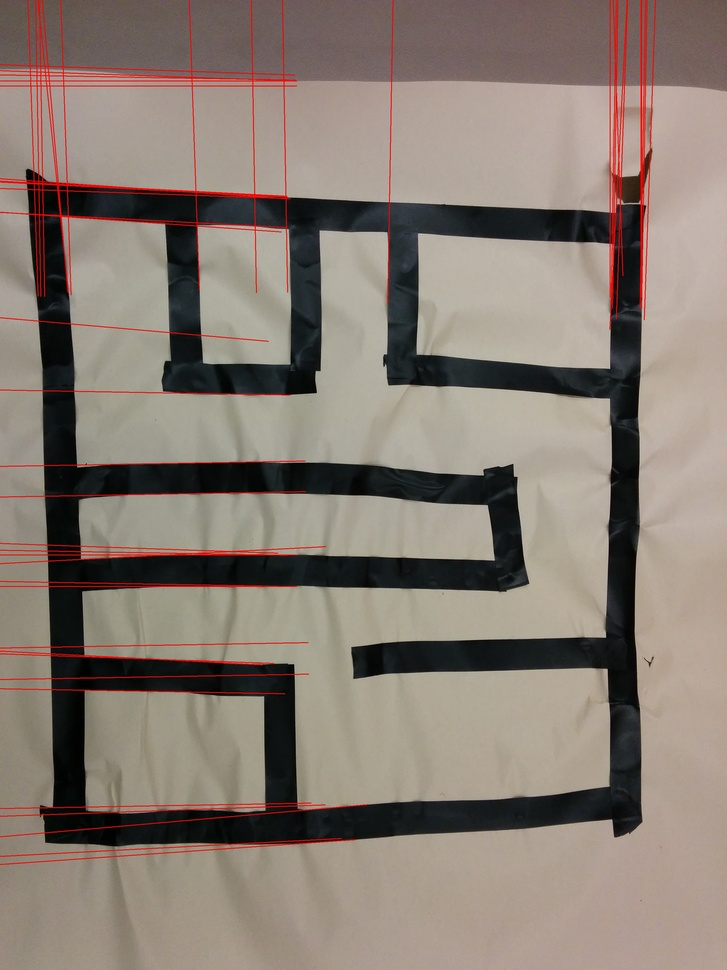
#> input picture ImageProcessing/houghlines3.jpg, 727 x 970 px, shrunk from 2448 x 3264 before the run, given in place of the camera
$ python detection.py   (older library calls are emulated)
#> lines starting #> are read from the running program, lines starting #| are printed output that depends on the picture; after the words box and inside, x2 and y2 are one past the last pixel; in counts of white or black regions, pixels touching at a corner belong together
import cv2
cam = cv2.VideoCapture(0)
s, img = cam.read()
#> img is the input picture: shape (970, 727, 3); mean B, G, R 114.6, 124.1, 136.1

winName = "Movement Indicator"
cv2.namedWindow(winName, cv2.CV_WINDOW_AUTOSIZE)


def diffImg(t0, t1, t2):
    d1 = cv2.absdiff(t2, t1)
    d2 = cv2.absdiff(t1, t0)
    return cv2.bitwise_and(d1, d2)


while True:
  cv2.imshow(winName, img)

  #img = cv2.cvtColor(cam.read()[1], cv2.COLOR_RGB2GRAY)
  s, color = cam.read()

  gray = cv2.cvtColor(color,cv2.COLOR_BGR2GRAY)
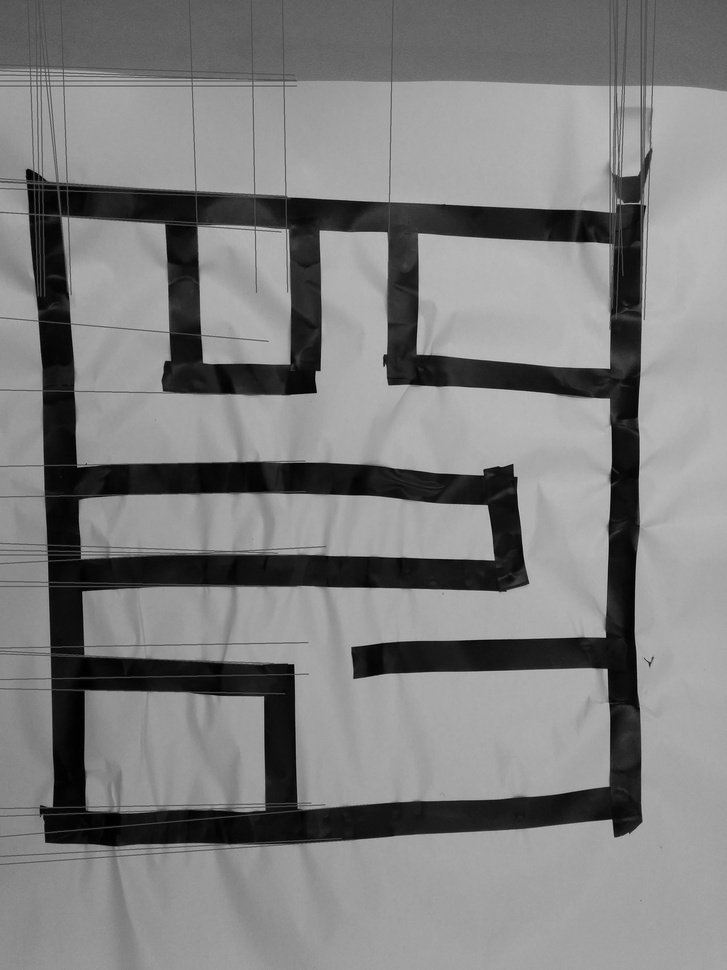
#> gray: shape (970, 727); min 0, max 196, mean 126.6
  img = cv2.Canny(gray,50,150,apertureSize = 3)
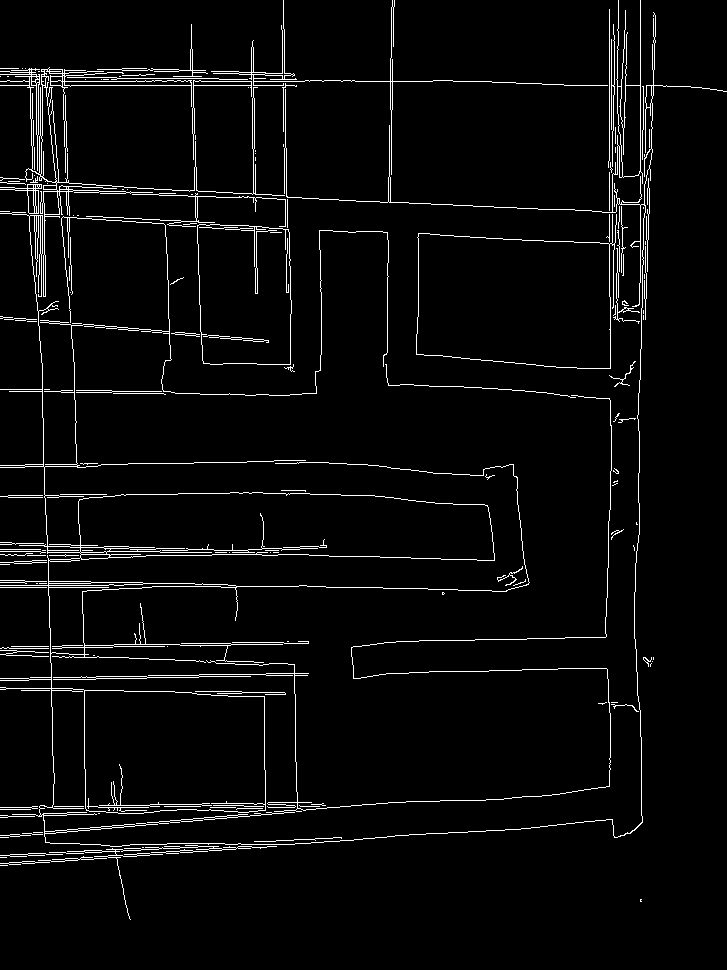
#> img: shape (970, 727); 3.7% white in thin lines or dots

  rows, cols, t = color.shape
#> rows = 970; cols = 727; t = 3

  for r in range(rows):
      for c in range(cols):
          colors = color[r,c]
          if colors[1] > 100:
              cv2.circle(img, (r,c), 1, (0, 255, 0))
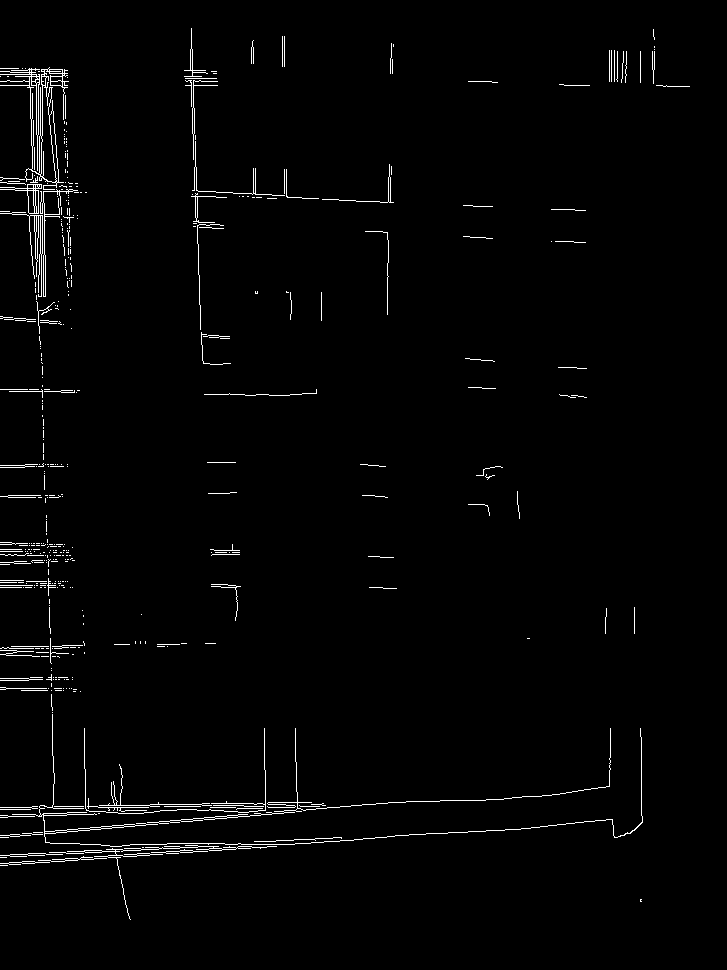
#> img: shape (970, 727); 1.6% white in thin lines or dots, all inside (x1, y1, x2, y2) = (0, 28, 690, 920)

  key = cv2.waitKey(10)
#> (key Esc is pressed here)
  if key == 27:
    cv2.destroyWindow(winName)
    break
